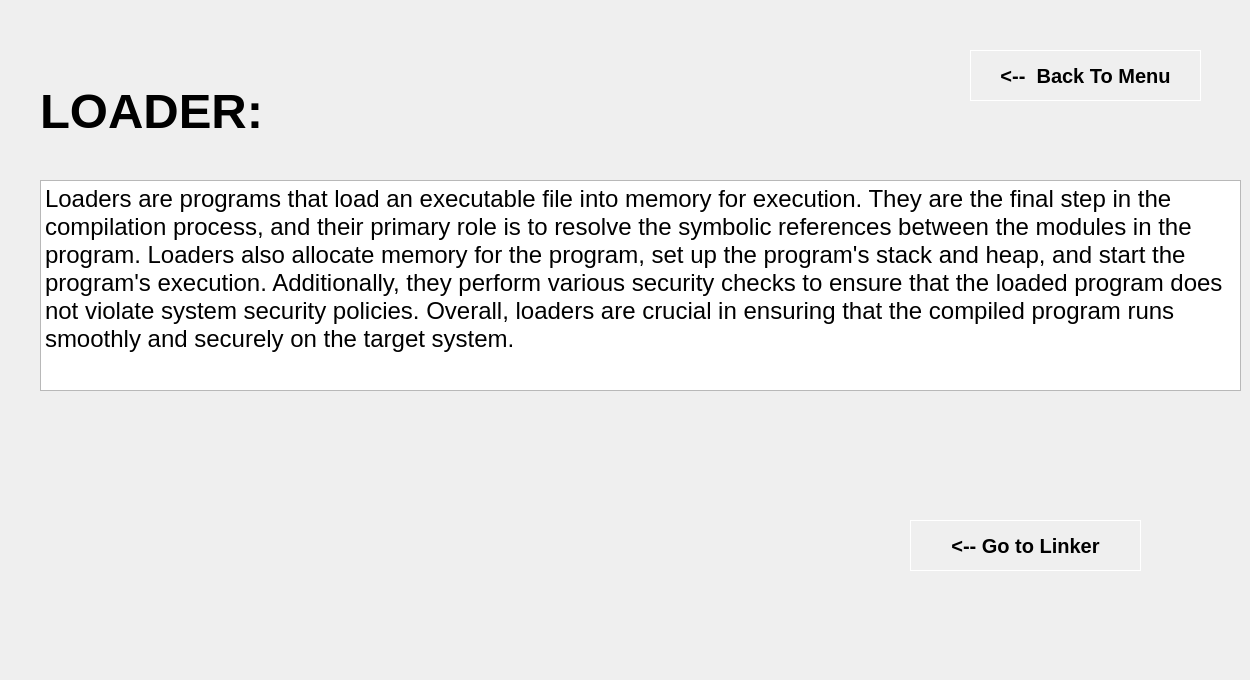
    <widget class="QWidget" name="loader">
     <widget class="QLabel" name="loadtitle">
      <property name="geometry">
       <rect>
        <x>40</x>
        <y>60</y>
        <width>421</width>
        <height>101</height>
       </rect>
      </property>
      <property name="font">
       <font>
        <pointsize>37</pointsize>
        <bold>true</bold>
       </font>
      </property>
      <property name="text">
       <string>LOADER:</string>
      </property>
     </widget>
     <widget class="QTextBrowser" name="loaddef">
      <property name="geometry">
       <rect>
        <x>40</x>
        <y>180</y>
        <width>1201</width>
        <height>211</height>
       </rect>
      </property>
      <property name="font">
       <font>
        <pointsize>18</pointsize>
       </font>
      </property>
      <property name="html">
       <string>&lt;!DOCTYPE HTML PUBLIC &quot;-//W3C//DTD HTML 4.0//EN&quot; &quot;http://www.w3.org/TR/REC-html40/strict.dtd&quot;&gt;
&lt;html&gt;&lt;head&gt;&lt;meta name=&quot;qrichtext&quot; content=&quot;1&quot; /&gt;&lt;meta charset=&quot;utf-8&quot; /&gt;&lt;style type=&quot;text/css&quot;&gt;
p, li { white-space: pre-wrap; }
hr { height: 1px; border-width: 0; }
li.unchecked::marker { content: &quot;\2610&quot;; }
li.checked::marker { content: &quot;\2612&quot;; }
&lt;/style&gt;&lt;/head&gt;&lt;body style=&quot; font-family:'Segoe UI'; font-size:18pt; font-weight:400; font-style:normal;&quot;&gt;
&lt;p style=&quot; margin-top:0px; margin-bottom:0px; margin-left:0px; margin-right:0px; -qt-block-indent:0; text-indent:0px;&quot;&gt;Loaders are programs that load an executable file into memory for execution. They are the final step in the compilation process, and their primary role is to resolve the symbolic references between the modules in the program. Loaders also allocate memory for the program, set up the program's stack and heap, and start the program's execution. Additionally, they perform various security checks to ensure that the loaded program does not violate system security policies. Overall, loaders are crucial in ensuring that the compiled program runs smoothly and securely on the target system.&lt;/p&gt;&lt;/body&gt;&lt;/html&gt;</string>
      </property>
     </widget>
     <widget class="QLabel" name="loaddiag">
      <property name="geometry">
       <rect>
        <x>40</x>
        <y>420</y>
        <width>721</width>
        <height>251</height>
       </rect>
      </property>
      <property name="text">
       <string/>
      </property>
      <property name="pixmap">
       <pixmap resource="pictures.qrc">:/newPrefix/loaderdiag.png</pixmap>
      </property>
     </widget>
     <widget class="QPushButton" name="to_menu_5">
      <property name="geometry">
       <rect>
        <x>970</x>
        <y>50</y>
        <width>231</width>
        <height>51</height>
       </rect>
      </property>
      <property name="font">
       <font>
        <pointsize>15</pointsize>
        <bold>true</bold>
       </font>
      </property>
      <property name="styleSheet">
       <string notr="true">
border: 1px solid white;</string>
      </property>
      <property name="text">
       <string>&lt;--  Back To Menu</string>
      </property>
     </widget>
     <widget class="QPushButton" name="to_linker">
      <property name="geometry">
       <rect>
        <x>910</x>
        <y>520</y>
        <width>231</width>
        <height>51</height>
       </rect>
      </property>
      <property name="font">
       <font>
        <pointsize>15</pointsize>
        <bold>true</bold>
       </font>
      </property>
      <property name="styleSheet">
       <string notr="true">
border: 1px solid white;</string>
      </property>
      <property name="text">
       <string>&lt;-- Go to Linker</string>
      </property>
     </widget>
    </widget>
